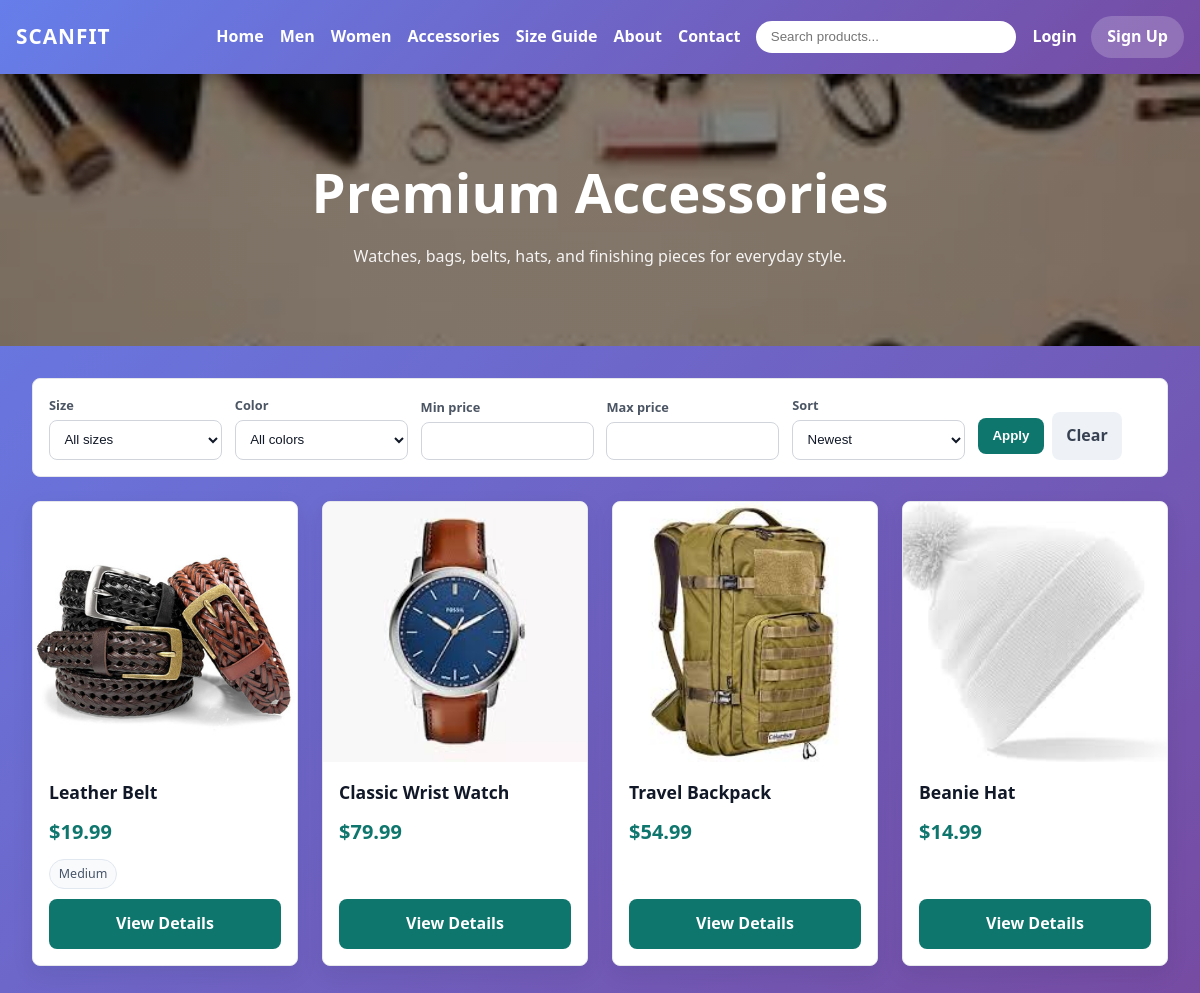
Screenshot of /accessories.php with the database file from the repository.
### tables this page shows
CREATE TABLE `product` (
  `product_id` int NOT NULL AUTO_INCREMENT,
  `name` varchar(255) NOT NULL,
  `sku` varchar(100) NOT NULL,
  `description` text,
  `base_price` decimal(10,2) NOT NULL,
  `status` enum('ACTIVE','INACTIVE','OUT_OF_STOCK') DEFAULT 'ACTIVE',
  `created_at` timestamp NULL DEFAULT CURRENT_TIMESTAMP,
  `updated_at` timestamp NULL DEFAULT CURRENT_TIMESTAMP ON UPDATE CURRENT_TIMESTAMP,
  PRIMARY KEY (`product_id`),
   
  UNIQUE KEY `sku` (`sku`)
);

### accessories.php (called while the page is built, shortened)
<?php
require_once 'functions.php';
$collectionTitle = 'Premium Accessories';
$collectionGender = 'Unisex';
$collectionSubtitle = 'Watches, bags, belts, hats, and finishing pieces for everyday style.';
require 'collection_page.php';

### functions.php (called while the page is built, shortened)
<?php
require_once 'Connectdb.php';
function isLoggedIn(): bool
{
    return isset($_SESSION['customer_id']) && !empty($_SESSION['customer_id']);
}
function getFilteredProductsByGender(string $genderDisplay, array $filters = [])
{
    global $conn;
    $genderMap = [
        'Men' => 'Male',
        'Women' => 'Female',
        'Unisex' => 'Unisex',
    ];
    $genderName = $genderMap[$genderDisplay] ?? $genderDisplay;
    $where = [
        'g.name = ?',
        "p.status = 'ACTIVE'",
    ];
    $params = [$genderName];
    $types = 's';
    $sizeId = (int)($filters['size_id'] ?? 0);
    $colourId = (int)($filters['colour_id'] ?? 0);
    $minPrice = isset($filters['min_price']) && $filters['min_price'] !== '' ? max(0, (float)$filters['min_price']) : null;
    $maxPrice = isset($filters['max_price']) && $filters['max_price'] !== '' ? max(0, (float)$filters['max_price']) : null;
    $sort = (string)($filters['sort'] ?? 'newest');
    $orderBy = 'p.created_at DESC';
    $sql = "
        SELECT DISTINCT p.*
        FROM product p
        INNER JOIN productgender pg ON p.product_id = pg.product_id
        INNER JOIN gender g ON pg.gender_id = g.gender_id
        WHERE " . implode(' AND ', $where) . "
        ORDER BY {$orderBy}
    ";
    $stmt = mysqli_prepare($conn, $sql);
    $bind = [$types];
    foreach ($params as $key => $value) {
        $bind[] = &$params[$key];
    }
    mysqli_stmt_bind_param($stmt, ...$bind);
    mysqli_stmt_execute($stmt);
    return mysqli_stmt_get_result($stmt);
}
function getProductVariants(int $productId)
{
    global $conn;
    $sql = "
        SELECT
            pv.variant_id,
            pv.sku AS variant_sku,
            pv.stock_quantity,
            pv.price_adjustment,
            s.name AS size_name,
            c.name AS colour_name
        FROM productvariant pv
        LEFT JOIN size   s ON pv.size_id   = s.size_id
        LEFT JOIN colour c ON pv.colour_id = c.colour_id
        WHERE pv.product_id = ?
        ORDER BY s.sort_order, c.name
    ";
    $stmt = mysqli_prepare($conn, $sql);
    mysqli_stmt_bind_param($stmt, 'i', $productId);
    mysqli_stmt_execute($stmt);
    return mysqli_stmt_get_result($stmt);
}
?>

### collection_page.php (the view, shortened to what this page needs)
<?php
$collectionTitle = $collectionTitle ?? 'Collection';
$collectionGender = $collectionGender ?? 'Unisex';
$collectionSubtitle = $collectionSubtitle ?? '';
$filters = [
    'size_id' => (int)($_GET['size_id'] ?? 0),
    'colour_id' => (int)($_GET['colour_id'] ?? 0),
    'min_price' => trim((string)($_GET['min_price'] ?? '')),
    'max_price' => trim((string)($_GET['max_price'] ?? '')),
    'sort' => (string)($_GET['sort'] ?? 'newest'),
];
$productsResult = getFilteredProductsByGender($collectionGender, $filters);
?>
<!DOCTYPE html>
<html lang="en">
<head>
</head>
<body>
<?php include 'navbar.php'; ?>
<section class="hero-section">
    <h1><?php echo htmlspecialchars($collectionTitle); ?></h1>
    <?php if ($collectionSubtitle !== ''): ?>
        <p><?php echo htmlspecialchars($collectionSubtitle); ?></p>
    <?php endif; ?>
</section>
<section class="products-section">
    <form method="GET" class="toolbar">
        <label>Size
            <select name="size_id">
                <option value="0">All sizes</option>
            </select>
        </label>
        <label>Color
            <select name="colour_id">
                <option value="0">All colors</option>
            </select>
        </label>
        <label>Min price
            <input type="number" name="min_price" min="0" step="0.01" value="<?php echo htmlspecialchars($filters['min_price']); ?>">
        </label>
        <label>Max price
            <input type="number" name="max_price" min="0" step="0.01" value="<?php echo htmlspecialchars($filters['max_price']); ?>">
        </label>
        <label>Sort
            <select name="sort">
                <option value="newest" <?php echo $filters['sort'] === 'newest' ? 'selected' : ''; ?>>Newest</option>
            </select>
        </label>
        <div class="actions">
            <button type="submit">Apply</button>
            <a class="clear-link" href="<?php echo htmlspecialchars(basename($_SERVER['PHP_SELF'])); ?>">Clear</a>
        </div>
    </form>
    <?php if ($productsResult && mysqli_num_rows($productsResult) > 0): ?>
        <div class="products-grid">
            <?php while ($product = mysqli_fetch_assoc($productsResult)): ?>
                <?php
                $variantsResult = getProductVariants((int)$product['product_id']);
                $sizes = [];
                while ($variant = mysqli_fetch_assoc($variantsResult)) {
                    if (!empty($variant['size_name'])) {
                        $sizes[] = (string)$variant['size_name'];
                    }
                }
                ?>
                <div class="product-card">
                    <div class="product-image">
                        <img src="images/<?php echo htmlspecialchars((string)$product['sku']); ?>.jpg"
                             alt="<?php echo htmlspecialchars((string)$product['name']); ?>"
                             onerror="this.src='https://via.placeholder.com/400x260/f8f9fa/666?text=ScanFit'">
                    </div>
                    <div class="product-info">
                        <h3 class="product-name"><?php echo htmlspecialchars((string)$product['name']); ?></h3>
                        <div class="product-price">$<?php echo number_format((float)$product['base_price'], 2); ?></div>
                        <div class="product-sizes">
                            <?php foreach (array_slice(array_unique($sizes), 0, 5) as $size): ?>
                                <span class="size-tag"><?php echo htmlspecialchars($size); ?></span>
                            <?php endforeach; ?>
                        </div>
                        <a href="product.php?id=<?php echo (int)$product['product_id']; ?>" class="details-btn">View Details</a>
                    </div>
                </div>
            <?php endwhile; ?>
        </div>
    <?php else: ?>
        <div class="empty">No products match these filters.</div>
    <?php endif; ?>
</section>
</body>
</html>

### navbar.php (shortened to what this page needs)
<?php
$cartCount    = 0;
$customerInfo = null;
$navGradient  = 'linear-gradient(135deg,#667eea 0%,#764ba2 100%)';
?>
<nav class="sf-nav" style="background:<?php echo htmlspecialchars($navGradient); ?>">
    <div class="sf-nav-shell">
        <a href="index.php" class="sf-brand">
            SCANFIT
        </a>
        <div class="sf-nav-panel" id="sf-nav-panel">
            <div class="sf-nav-links">
                <a href="index.php" class="sf-link">Home</a>
                <a href="men.php" class="sf-link">Men</a>
                <a href="womens.php" class="sf-link">Women</a>
                <a href="accessories.php" class="sf-link">Accessories</a>
                <a href="bmi_calculator.php" class="sf-link">Size Guide</a>
                <a href="about.php" class="sf-link">About</a>
                <a href="contact.php" class="sf-link">Contact</a>
            </div>
            <form method="GET" action="search.php" class="sf-search">
                <input type="text" name="q" placeholder="Search products..."
                       class="sf-search-input"
                       required>
            </form>
            <div class="sf-nav-actions">
                <?php if (isLoggedIn()): ?>
                    <a href="cart.php" class="sf-link sf-cart">
                        Cart
                        <?php if ($cartCount > 0): ?>
                            <span class="sf-cart-count"><?php echo $cartCount; ?></span>
                        <?php endif; ?>
                    </a>
                    <a href="orders.php" class="sf-link">Orders</a>
                    <a href="wishlist.php" class="sf-link">Wishlist</a>
                    <a href="settings.php#saved-sizes" style="text-decoration:none;">
                        <div class="sf-pill">
                            <?php if (!empty($customerInfo['profile_image'])): ?>
                                <img
                                    src="<?php echo htmlspecialchars($customerInfo['profile_image']); ?>"
                                    alt="Profile"
                                    class="sf-profile-img"
                                >
                            <?php else: ?>
                                <svg width="20" height="20" viewBox="0 0 24 24" fill="none"
                                     stroke="#fff" stroke-width="2" stroke-linecap="round" stroke-linejoin="round">
                                    <path d="M20 21v-2a4 4 0 0 0-4-4H8a4 4 0 0 0-4 4v2"></path>
                                    <circle cx="12" cy="7" r="4"></circle>
                                </svg>
                            <?php endif; ?>
                            <span class="sf-pill-name">
                                <?php
                                    if ($customerInfo) {
                                        echo htmlspecialchars($customerInfo['first_name'] . ' ' . $customerInfo['last_name']);
                                    } else {
                                        echo 'Profile';
                                    }
                                ?>
                            </span>
                        </div>
                    </a>
                    <a href="logout.php" class="sf-link">Logout</a>
                <?php else: ?>
                    <a href="login.php" class="sf-link">Login</a>
                    <a href="register.php" class="sf-signup">Sign Up</a>
                <?php endif; ?>
            </div>
        </div>
    </div>
</nav>

### rows the page displays
product: sku (picture), name "Leather Belt", base_price "19.99", size "Medium"
product: sku (picture), name "Classic Wrist Watch", base_price "79.99"
product: sku (picture), name "Travel Backpack", base_price "54.99"
product: sku (picture), name "Beanie Hat", base_price "14.99"

### other values shown
$collectionTitle "Premium Accessories"
$collectionSubtitle "Watches, bags, belts, hats, and finishing pieces for everyday style."
